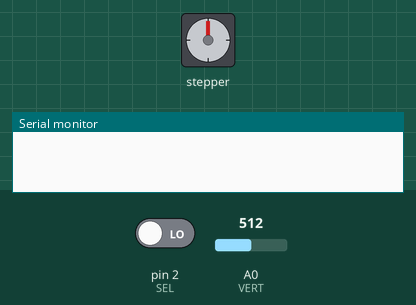
Bench run of a sketch on a simulated Arduino Uno, built with avr-gcc and run on an emulated ATmega328P. Parts: stepper motor, the last lines printed to the serial monitor. The inputs (shaded band) are chosen by the test bench; at power-on: A0 (VERT) = 512, pin 2 (SEL) LOW. Stepper angles assume 200 steps per turn.

Above: at 1.2 s.
1.3 s: A0 (VERT) set to 484
At 1.45 s:
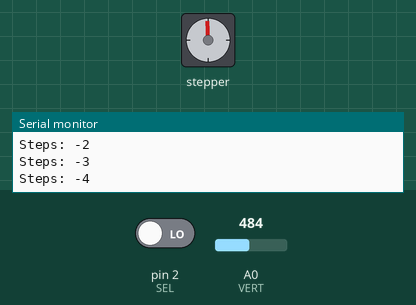
At 2.06 s:
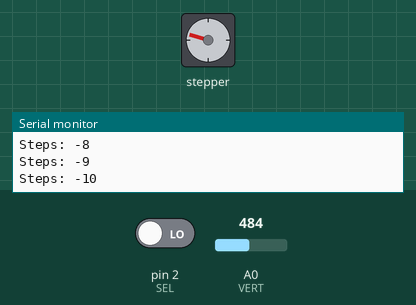
Timing chart, 0 to 13.3 s (numbered marks = the images above; inputs shaded):
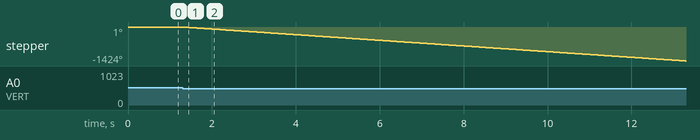

Measured:
- the behaviour switches between 495 and 494 on A0 (VERT) (found by bisection; images 0 and 1)
- after the input at 1.3 s, stepper: keeps turning counter-clockwise at about 119°/s, starting at once

The sketch:

stepper_joystick_analog.ino
```cpp
// Stepper controlled by joystick
// Written by: Allison Raines

#include <Stepper.h>
#define STEPS 200 //no. of steps per revolution for NEMA 17 is 200

// Define stepper motor connections and motor interface type. Motor interface type must be set to 1 when using a driver:
Stepper stepper(STEPS, 4, 3); //pins to which the driver module is connected
#define motorInterfaceType 1 //defined the motor interface type as Type1 because the motor is connected through the driver module

// Connections to joystick (change if you use different pins):
const int VERT = 0; // analog
const int HORIZ = 1; // analog
const int SEL = 2; // digital

//initialize variables for analog and digital values
int vertical, horizontal, select;
int increment = 0; // rate control


void setup() {
  // Set the maximum speed in steps per second:
  stepper.setSpeed(20); //max motor speed for NEMA 17 is 4688 RPM, but >1000 RPM torque falls off quickly

   // set up serial port for output
  Serial.begin(9600);
}

void loop() {

 // read all values from the joystick
  vertical = analogRead(VERT); // will be 0-1023, middle position is about 504
  //horizontal = analogRead(HORIZ); // will be 0-1023, middle position is aout 512
  select = digitalRead(SEL); // will be HIGH (1) if not pressed, and LOW (0) if pressed


  // rate control- add or subtract proportional to joystick position
    if( vertical > 515){
    increment += 1;
    Serial.print("Steps: ");
    Serial.println(increment);
    }
    if (vertical < 495){
    increment -= 1;
    Serial.print("Steps: ");
    Serial.println(increment);
    }
    stepper.step(increment);
 }
```
